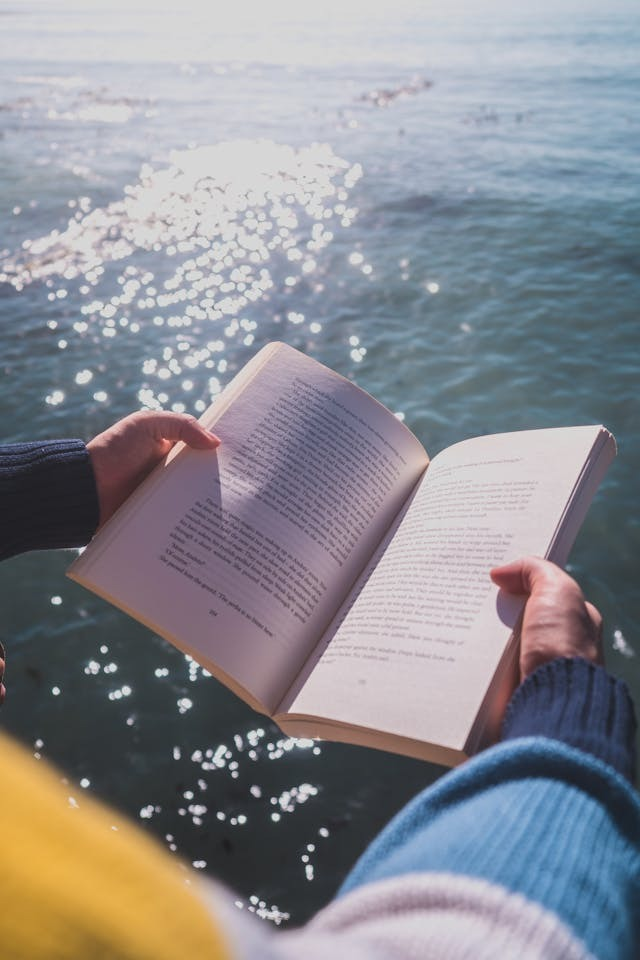
#> input picture images/book.jpg, 640 x 960 px
$ jupyter execute practice1.ipynb
#> lines starting #> are read from the running program, lines starting #| are printed output that depends on the picture; after the words box and inside, x2 and y2 are one past the last pixel; in counts of white or black regions, pixels touching at a corner belong together
[cell 1]
import cv2
import numpy as np

[cell 2]
book="../images/book.jpg"

[cell 3]
img = cv2.imread(book, cv2.COLOR_BGR2BGRA)
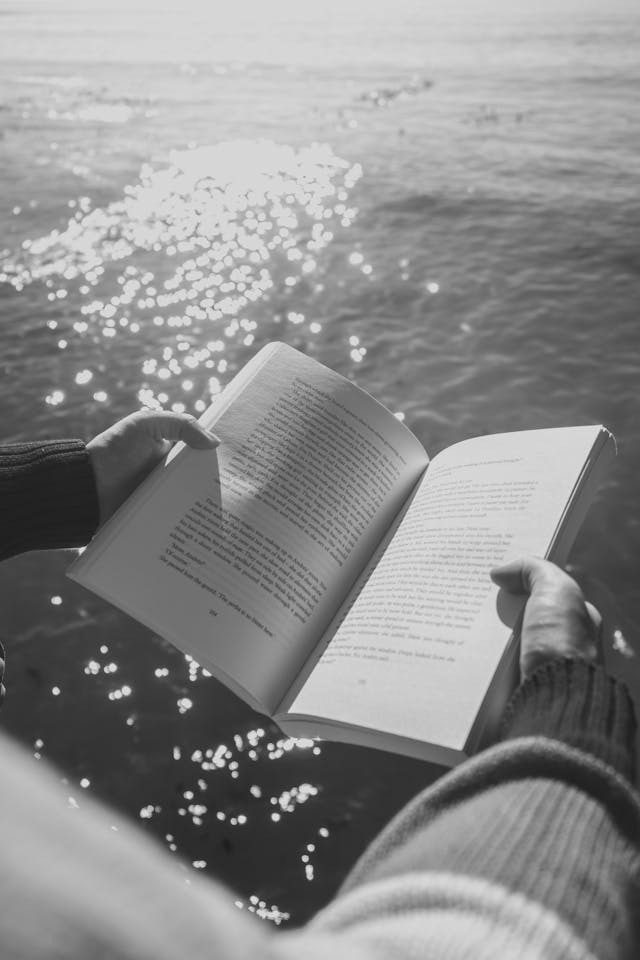
#> img: shape (960, 640); min 17, max 234, mean 140.3

ret, binary = cv2.threshold(img, 127, 255, cv2.THRESH_BINARY)
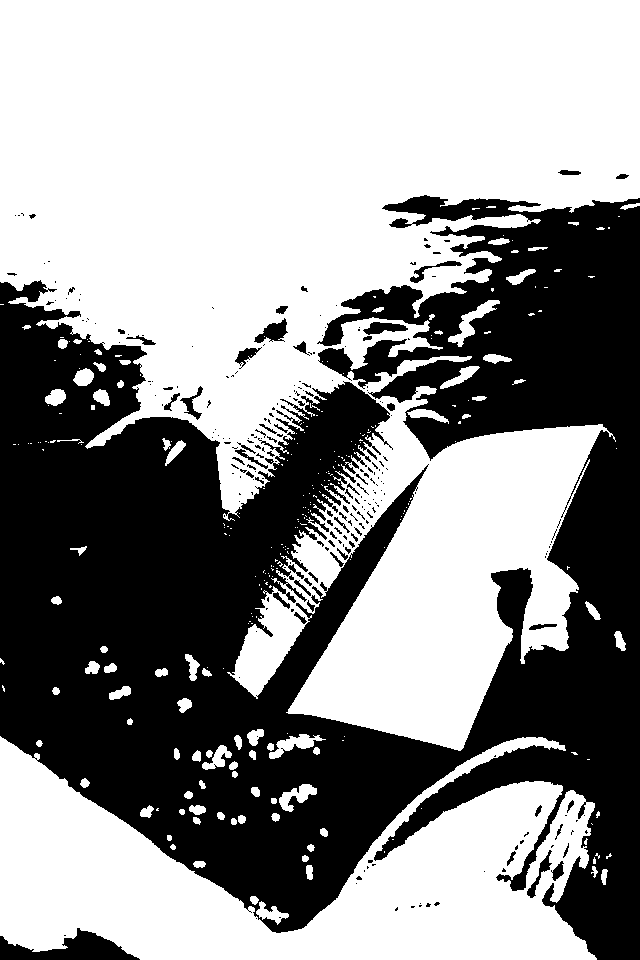
#> binary: shape (960, 640); 57.2% white; 255 black regions (190 under 20 px), largest, box (x1, y1, x2, y2) and area: (0, 195, 640, 960) 255781, (0, 928, 140, 960) 2241, (254, 318, 288, 343) 423
ret, otsu = cv2.threshold(img, -1, 255, cv2.THRESH_BINARY | cv2.THRESH_OTSU)
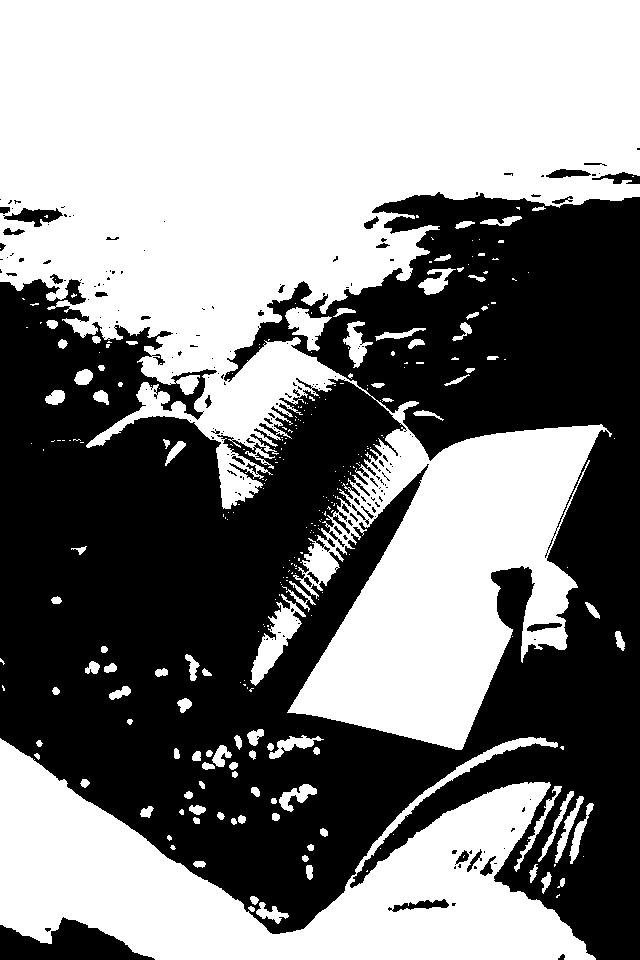
#> otsu: shape (960, 640); 52% white; 197 black regions (158 under 20 px), largest, box (x1, y1, x2, y2) and area: (0, 192, 640, 960) 286984, (0, 917, 155, 960) 3784, (3, 208, 63, 227) 557
#> ret = 138


cv2.imshow("binary", binary)
cv2.imshow("otsu", otsu)

cv2.waitKey(0)
cv2.destroyAllWindows()

[cell 4]
img = cv2.imread(book, cv2.COLOR_BGR2BGRA)
name = "test"
cv2.namedWindow(name)
cv2.createTrackbar("block size", name, 0, 255, lambda x: x)
cv2.createTrackbar("C", name, 0, 10, lambda x: x)

while True:
    block_size = cv2.getTrackbarPos("block size", name)
    C = cv2.getTrackbarPos("C", name)

    if block_size <= 1:
        block_size = 3
    if block_size % 2 == 0:
        block_size += 1

    binary = cv2.adaptiveThreshold(
        img, 255, cv2.ADAPTIVE_THRESH_MEAN_C, cv2.THRESH_BINARY, block_size, C)
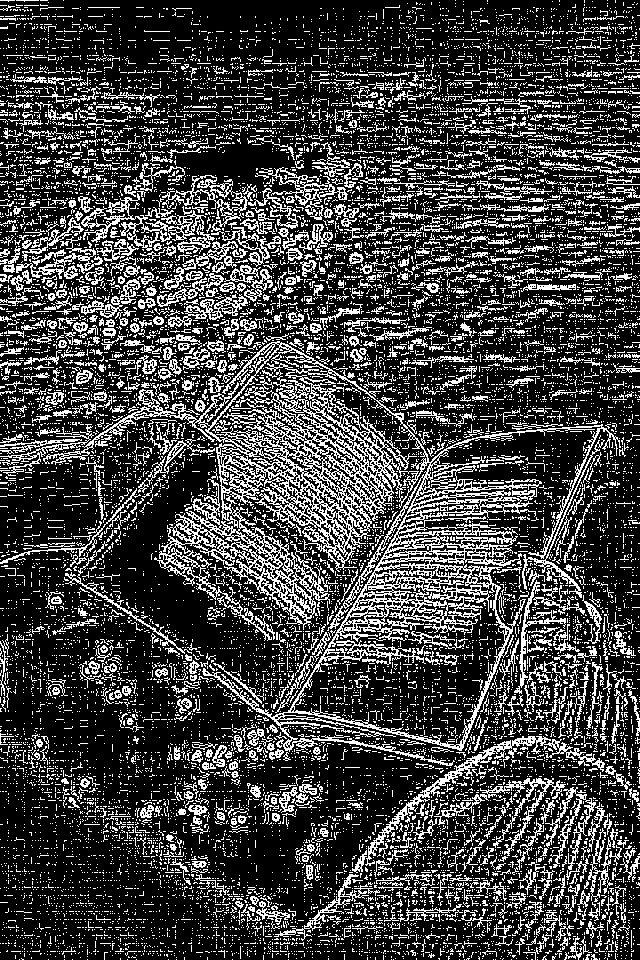
#> binary: shape (960, 640); 25.3% white in thin lines or dots
    cv2.imshow(name, binary)

    if cv2.waitKey(1) != -1:
#> (key Esc is pressed here)
        break
cv2.destroyAllWindows()
